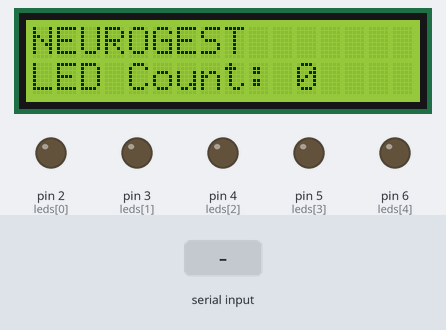
The sketch below on a simulated Arduino Uno, built with avr-gcc and run on an emulated ATmega328P. Parts: 16×2 character LCD, output pins drawn as LEDs (lit = HIGH). The test bench sets the inputs (shaded band).

Above: at 1.2 s.
1.3 s: "90,45\n" received over Serial
At 2.1 s:
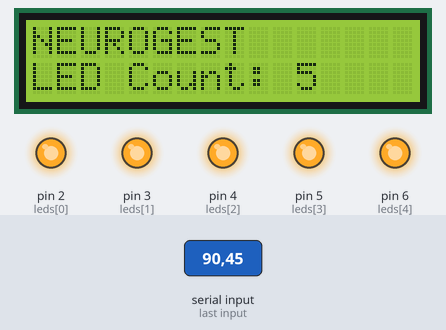
Timing chart, 0 to 4.3 s (numbered marks = the images above; inputs shaded):
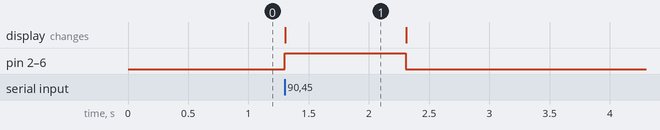

Measured:
- after the input at 1.3 s, pin 2 (leds[0]), pin 3 (leds[1]), pin 4 (leds[2]), pin 5 (leds[3]), pin 6 (leds[4]): LOW → HIGH at once, → LOW 1.0 s later; the display: changes at once (image 1)
- what the display in image 1 shows lasts 1.0 s, from 1.3 s to 2.3 s

The sketch:

neurogest_arduino.ino
```cpp
/*
  NEUROGEST - Gesture Control Home Automation System
  Arduino UNO receives a finger count (0-5) over USB serial.
  It turns on that number of LEDs and updates a 16x2 LCD.
*/

#include <LiquidCrystal.h>

// LCD pins: RS, E, D4, D5, D6, D7
LiquidCrystal lcd(7, 8, 9, 10, 11, 12);

// Five LED output pins
const int leds[5] = {2, 3, 4, 5, 6};
const int MAX_LEDS = 5;

void setup() {
  Serial.begin(9600);

  for (int i = 0; i < MAX_LEDS; i++) {
    pinMode(leds[i], OUTPUT);
    digitalWrite(leds[i], LOW);
  }

  lcd.begin(16, 2);
  lcd.clear();
  lcd.setCursor(0, 0);
  lcd.print("NEUROGEST");
  lcd.setCursor(0, 1);
  lcd.print("LED Count: 0");
}

void loop() {
  if (Serial.available() > 0) {
    int ledCount = Serial.parseInt();
    ledCount = constrain(ledCount, 0, MAX_LEDS);

    // Turn on the first N LEDs and turn the remaining LEDs off.
    for (int i = 0; i < MAX_LEDS; i++) {
      digitalWrite(leds[i], (i < ledCount) ? HIGH : LOW);
    }

    // Refresh the LCD status line.
    lcd.setCursor(0, 1);
    lcd.print("LED Count: ");
    lcd.print(ledCount);
    lcd.print("     ");  // Clear any leftover characters.
  }
}
```
